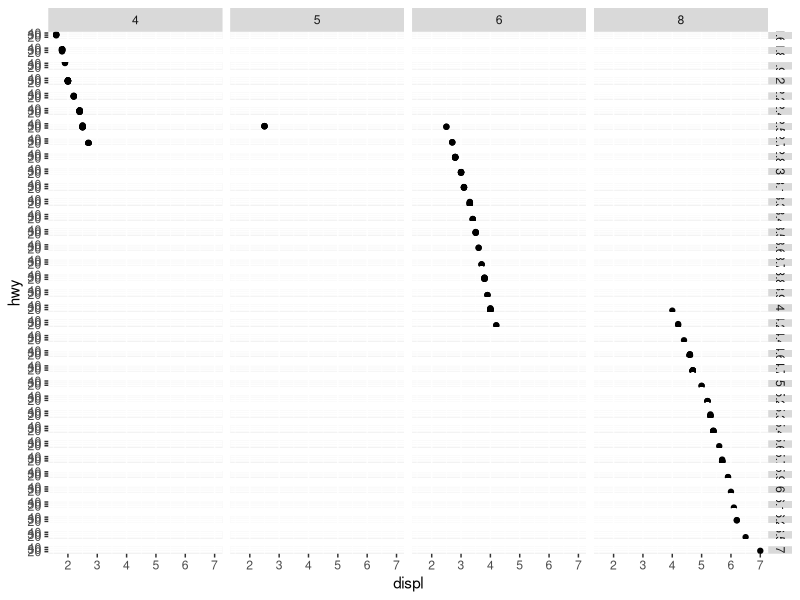
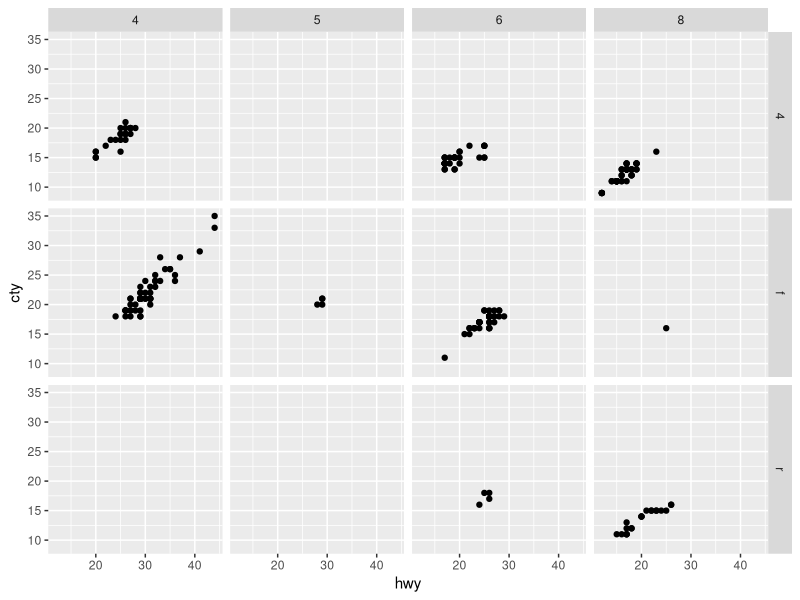
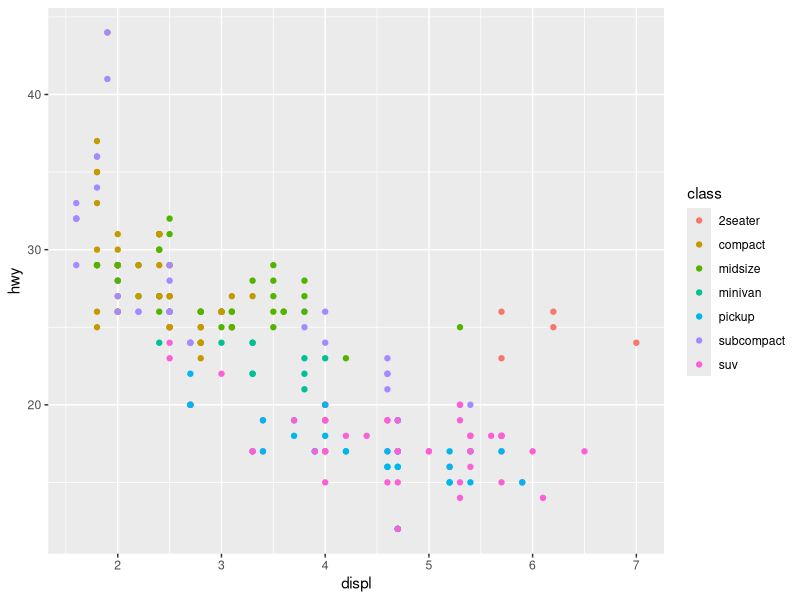

The R source for these figures, in order:
## ---- chunk 1
library(tidyverse)
library(ggplot2)
library(dplyr)
## ---- chunk 2
ggplot(data=mpg) +
	geom_point(mapping=aes(x=displ, y=hwy)) +
	facet_grid(displ ~ cyl)
## ---- chunk 3
ggplot(data=mpg) +
	geom_point(mapping=aes(x=hwy, y=cty)) +
	facet_grid(drv ~ cyl)
## ---- chunk 4
ggplot(data=mpg) +
	geom_point(mapping=aes(x=displ, y=hwy, color=class))
